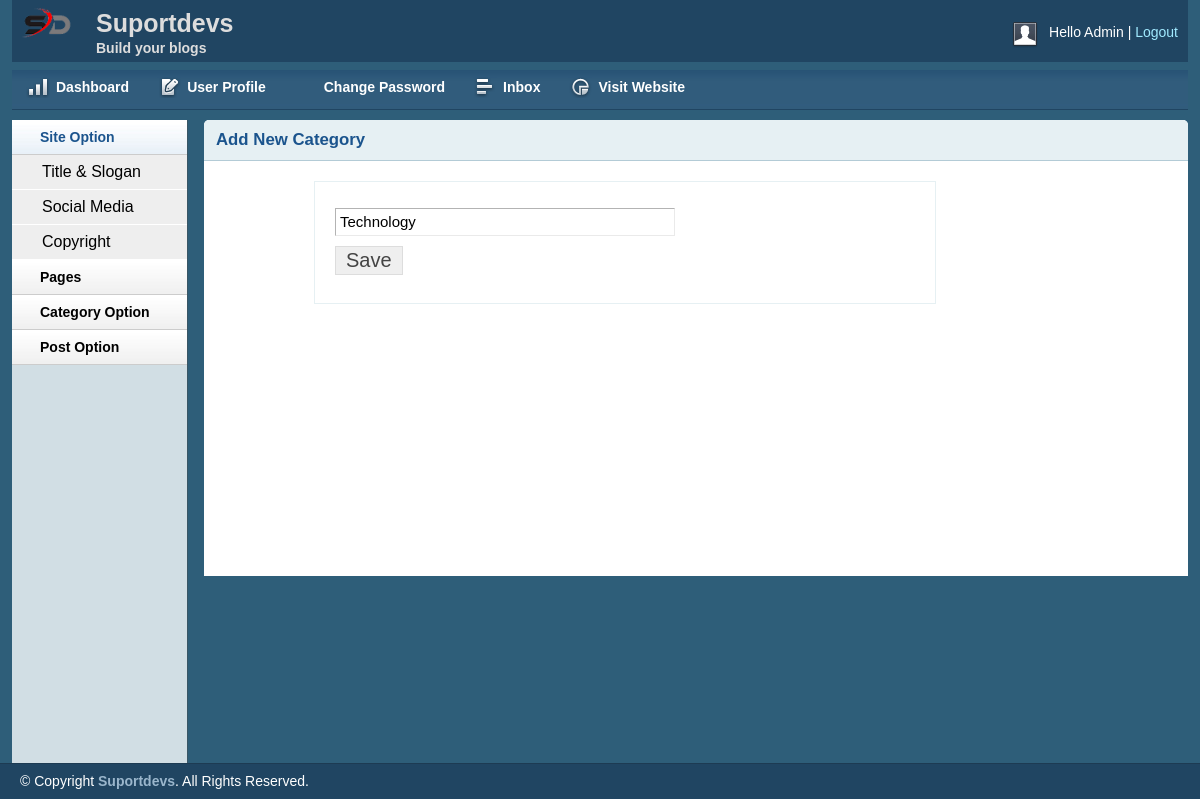
Screenshot of /admin/editcat.php?catId=2 (signed in) with the database file from the repository.
### tables this page shows
CREATE TABLE `tbl_sologan` (
  `id` int(11) NOT NULL,
  `title` varchar(255) NOT NULL,
  `sologan` varchar(255) NOT NULL,
  `logo` varchar(255) NOT NULL
);

CREATE TABLE `tbl_cetagory` (
  `id` int(11) NOT NULL,
  `name` varchar(50) NOT NULL
);

### lib/Database.php (called while the page is built, shortened)
<?php
Class Database{
	public $host   = DB_HOST;
	public $user   = DB_USER;
	public $pass   = DB_PASS;
	public $dbname = DB_NAME;
	public $link;
	private function connectDB(){
		$this->link = new mysqli($this->host, $this->user, $this->pass, $this->dbname);
	}
	public function select($query){
		$result = $this->link->query($query) or die($this->link->error.__LINE__);
		if($result->num_rows > 0){
			return $result;
		} else {
			return false;
		}
	}
}

### admin/editcat.php (the view, shortened to what this page needs)
<?php include "inc/header.php"; ?>
<?php include "inc/sidebar.php"; ?>
    <div class="grid_10">
<?php
    if (!isset($_GET['catId']) || $_GET['catId'] == NULL) {
        echo "<script>window.location = 'catlist.php'</script>";
    } else {
        $catId = $_GET['catId'];
    }
?>
        <div class="box round first grid">
            <h2>Add New Category</h2>
            <div class="block copyblock">
                <?php
                    $query = "SELECT * FROM tbl_cetagory WHERE id='$catId' ORDER BY id DESC";
                    $cetagory = $db->select($query);
                    while ($result = $cetagory->fetch_assoc()) {
                ?>
                <form action="" method="POST">
                    <table class="form">
                        <tr>
                            <td>
                                <input type="name" name="name" value="<?php echo $result['name']; ?>" class="medium" />
                            </td>
                        </tr>
                        <tr>
                            <td>
                                <input type="submit" name="submit" Value="Save" />
                            </td>
                        </tr>
                    </table>
                </form>
                    <?php }?>
            </div>
        </div>
    </div>
<?php include "inc/footer.php"; ?>

### admin/inc/header.php (shortened to what this page needs)
<?php include '../lib/Database.php'; ?>
<?php
	$db = new Database();
?>
<!DOCTYPE html>
<html>
<head>
    <link rel="stylesheet" type="text/css" href="css/reset.css" media="screen" />
    <link rel="stylesheet" type="text/css" href="css/text.css" media="screen" />
    <link rel="stylesheet" type="text/css" href="css/grid.css" media="screen" />
    <link rel="stylesheet" type="text/css" href="css/layout.css" media="screen" />
    <link rel="stylesheet" type="text/css" href="css/nav.css" media="screen" />
    <link href="css/table/demo_page.css" rel="stylesheet" type="text/css" />
</head>
<body>
    <div class="container_12">
        <div class="grid_12 header-repeat">
            <div id="branding">
                <div class="floatleft logo">
                <?php
                    $query = "SELECT * FROM tbl_sologan WHERE id='1'";
                    $blog_title = $db->select($query);
                    if ($blog_title) {
                        while ($result = $blog_title->fetch_assoc()) {
                ?>
                    <img src="<?php echo $result['logo']; ?>" alt="Logo" />
                <?php } } ?>
				</div>
				<div class="floatleft middle">
					<h1>Suportdevs</h1>
					<p>Build your blogs</p>
				</div>
                <div class="floatright">
                    <div class="floatleft">
                        <img src="img/img-profile.jpg" alt="Profile Pic" /></div>
                    <div class="floatleft marginleft10">
                        <ul class="inline-ul floatleft">
                            <li>Hello Admin</li>
                            <li><a href="?action=logout">Logout</a></li>
                        </ul>
                    </div>
                </div>
            </div>
        </div>
        <div class="grid_12">
            <ul class="nav main">
                <li class="ic-dashboard"><a href="index.php"><span>Dashboard</span></a> </li>
                <li class="ic-form-style"><a href=""><span>User Profile</span></a></li>
				<li class="ic-typography"><a href="changepassword.php"><span>Change Password</span></a></li>
				<li class="ic-grid-tables"><a href="inbox.php"><span>Inbox</span></a></li>
                <li class="ic-charts"><a href="postlist.php"><span>Visit Website</span></a></li>
            </ul>
        </div>

### admin/css/text.css (style rules this page uses)
body { font: 13px/1.5 Tahoma, Helvetica, Arial, 'Liberation Sans', FreeSans, sans-serif; }
h1 { font-size: 25px; }
h2 { font-size: 23px; }
ul { list-style: square; }
li { margin-left: 30px; }
p, dl, hr, h1, h2, h3, h4, h5, h6, ol, ul, pre, table, address, fieldset { margin-bottom: 20px; }

### admin/css/grid.css (style rules this page uses)
.container_12, .container_16 { min-height: 620px; width: 100%; }
.grid_1, .grid_2, .grid_3, .grid_4, .grid_5, .grid_6, .grid_7, .grid_8, .grid_9, .grid_10, .grid_11, .grid_12, .grid_13, .grid_14, .grid_15, .grid_16 { display: inline; float: left; margin-left: 1%; margin-right: 1%; }
.container_12 .grid_12, .container_16 .grid_16 { width: 98%; }
.container_12 .grid_10 { width: 81.333%; }

### admin/css/layout.css (style rules this page uses)
body { background: #fff none repeat scroll 0 0; color: #444; font-size: 14px; padding: 0; }
.floatleft { float:left; }
.logo img { margin-top: -15px; width: 52px; }
.middle { margin-left: 22px; margin-top: -14px; }
.middle h1 { color:#ddd;margin:0 }
.middle p { color: #ddd; margin: 0; font-weight: bold; }
.floatright { float:right; }
.inline-ul li { display:inline; color:#fff; }
.marginleft10 { margin-left:10px; }
a { color: #000; font-weight:bold; text-decoration: none; }
.container_12, .container_16 { background:#2E5E79; }
h1, h2, h3, h4, h5, h6 { line-height:1.2em; margin-bottom:.3em; }
h2 { margin-top:1em; }
#branding { font-weight: normal; margin-bottom: 0; padding: 22px 10px 3px; text-align: left; }
.header-repeat { background:url(../img/header-repeat.jpg) repeat-x; }
#branding a { color:#A1EAFF; font-weight:normal; }
#branding a:before { content:" | "; color:#fff; }
#branding ul, #branding ul li { margin:0px; padding:0px; }
#branding li { padding:0px 0px 0px 0px !important; }
.box { background:#fff; margin-bottom:20px; padding:10px 10px 10px 10px; margin-left:-8px; }
.box.grid { padding-bottom:40px; }
.box.round { -moz-border-radius: 5px 5px 0px 0px; -webkit-border-radius: 5px 5px 0px 0px; border-radius: 5px 5px 0px 0px; }
.box h2 { font-size:1.2em; font-weight:bold; color:#1B548D; background:#E6F0F3; margin:-10px -10px 0 -10px; padding:10px 12px; border-bottom:1px solid #B3CBD6; -moz-border-radius: 5px 5px 0px 0px; -webkit-border-radius: 5px 5px 0px 0px; border-radius: 5px 5px 0px 0px; }
.box.first { min-height: 406px; }
.block { padding-top:20px; }
.copyblock { border: 1px solid #e6f0f3; line-height: 32px; margin-left: 100px; margin-top: 20px; padding-left: 20px; width: 600px; }
p { margin-bottom:1em; }
ul, ol { padding-top:0; }
table.form { width:100%; }
table.form td { padding:4px 0px; }
table.form input, table.form select { font-size: 15px; padding: 4px 4px 5px 4px; border-top: 1px solid #b3b3b3; border-left: 1px solid #b3b3b3; border-right: 1px solid #eaeaea; border-bottom: 1px solid #eaeaea; }
table.form input[type="submit"] { border: 1px solid #ddd; color: #444; cursor: pointer; font-size: 20px; padding: 2px 10px; }
input.medium { width: 55%; }
.block { padding-bottom:1px; }

### admin/css/nav.css (style rules this page uses)
ul.nav, ul.nav * { margin:0;padding:0; }
ul.nav { background: rgba(0, 0, 0, 0) url("../img/nav-repeat2.jpg") repeat-x scroll 0 8px !important; height: 58px; max-width: 100%; position: relative; }
ul.nav li { cursor:pointer; float:left; text-align:center; list-style-type:none; font-weight:normal; vertical-align:middle; }
ul.nav li a { color:#fff; font-weight:bold; text-decoration:none; display:block; float:left; padding:0 1em; height:3.7em; line-height:3.7em; }
ul.main li { position:relative; top:0; left:0; }
ul.main li a { height:3.7em; line-height:3.7em; border:0; color:#fff; }
ul.nav li.ic-dashboard a span, .ic-dashboard { background:url(../img/icon-dashboard.png) no-repeat center left; }
ul.nav li.ic-typography a span, .ic-typography { background:url(../img/icon-typography.png) no-repeat center left; }
ul.nav li.ic-charts a span, .ic-charts { background:url(../img/icon-charts-graphs.png) no-repeat center left; }
ul.nav li.ic-form-style a span, .ic-form-style { background:url(../img/icon-form-style.png) no-repeat center left; }
ul.nav li.ic-grid-tables a span, .ic-grid-tables { background:url(../img/icon-grid-tables.png) no-repeat center left; }
ul.nav li { background-image: none !important; overflow: hidden; }
ul.nav li a span { padding: 0px 0px 0px 30px; display: block; background-repeat: no-repeat; white-space: nowrap; }

### rows the page displays
tbl_sologan: logo (picture)
tbl_cetagory: name "Technology"
